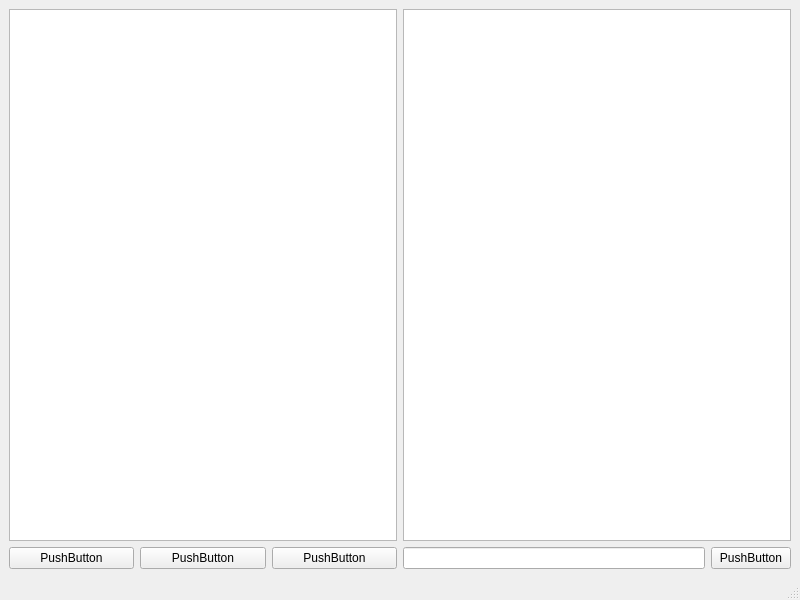
<?xml version="1.0" encoding="UTF-8"?>
<ui version="4.0">
 <class>MainWindow</class>
 <widget class="QMainWindow" name="MainWindow">
  <property name="geometry">
   <rect>
    <x>0</x>
    <y>0</y>
    <width>800</width>
    <height>600</height>
   </rect>
  </property>
  <property name="windowTitle">
   <string>MainWindow</string>
  </property>
  <widget class="QWidget" name="centralwidget">
   <layout class="QHBoxLayout" name="horizontalLayout">
    <item>
     <layout class="QVBoxLayout" name="verticalLayout_4">
      <item>
       <widget class="QGraphicsView" name="grview">
        <property name="mouseTracking">
         <bool>true</bool>
        </property>
       </widget>
      </item>
      <item>
       <layout class="QHBoxLayout" name="horizontalLayout_2">
        <item>
         <widget class="QPushButton" name="pushButton">
          <property name="text">
           <string>PushButton</string>
          </property>
         </widget>
        </item>
        <item>
         <widget class="QPushButton" name="pushButton_2">
          <property name="text">
           <string>PushButton</string>
          </property>
         </widget>
        </item>
        <item>
         <widget class="QPushButton" name="pushButton_3">
          <property name="text">
           <string>PushButton</string>
          </property>
         </widget>
        </item>
       </layout>
      </item>
     </layout>
    </item>
    <item>
     <layout class="QVBoxLayout" name="verticalLayout_3">
      <item>
       <layout class="QHBoxLayout" name="horizontalLayout_5">
        <item>
         <widget class="QListWidget" name="listWidget"/>
        </item>
       </layout>
      </item>
      <item>
       <layout class="QHBoxLayout" name="horizontalLayout_3">
        <item>
         <widget class="QLineEdit" name="lineEdit"/>
        </item>
        <item>
         <widget class="QPushButton" name="pushButton_4">
          <property name="text">
           <string>PushButton</string>
          </property>
         </widget>
        </item>
       </layout>
      </item>
     </layout>
    </item>
   </layout>
  </widget>
  <widget class="QMenuBar" name="menubar">
   <property name="geometry">
    <rect>
     <x>0</x>
     <y>0</y>
     <width>800</width>
     <height>22</height>
    </rect>
   </property>
  </widget>
  <widget class="QStatusBar" name="statusbar"/>
 </widget>
 <resources/>
 <connections/>
</ui>
